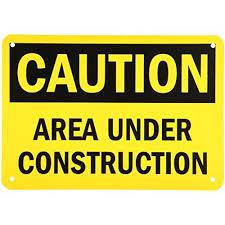
#> input picture Practice/EAST example/img5.jpeg, 225 x 225 px
$ jupyter execute --allow-errors ExampleCaution-Copy1.ipynb
#> lines starting #> are read from the running program, lines starting #| are printed output that depends on the picture
Source From : https://github.com/sanifalimomin/Text-Detection-Using-OpenCV

[cell 1]
from imutils.object_detection import non_max_suppression
import numpy as np
import argparse
import time
import cv2
from skimage import io

[cell 2]
image = cv2.imread("img5.jpeg")
#> image is the input picture: shape (225, 225, 3); mean B, G, R 109.7, 189.9, 197.4

# image height and width should be multiple of 32
imgWidth=320
imgHeight=320

[cell 3]
orig = image.copy()
(H, W) = image.shape[:2]
#> H = 225; W = 225
(newW, newH) = (imgWidth, imgHeight)

rW = W / float(newW)
#> rW = 0.703
rH = H / float(newH)
#> rH = 0.703
image = cv2.resize(image, (newW, newH))
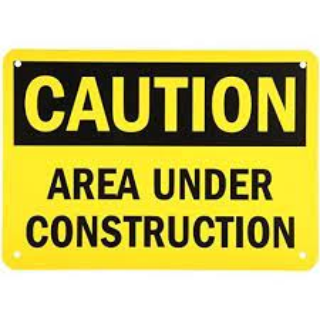
#> image: shape (320, 320, 3); mean B, G, R 109.6, 189.9, 197.3

(H, W) = image.shape[:2]
#> H = 320; W = 320
io.imshow(image)


$ run again, with Practice/EAST example/korean_clear_text_example.jpeg copied over Practice/EAST example/img5.jpeg
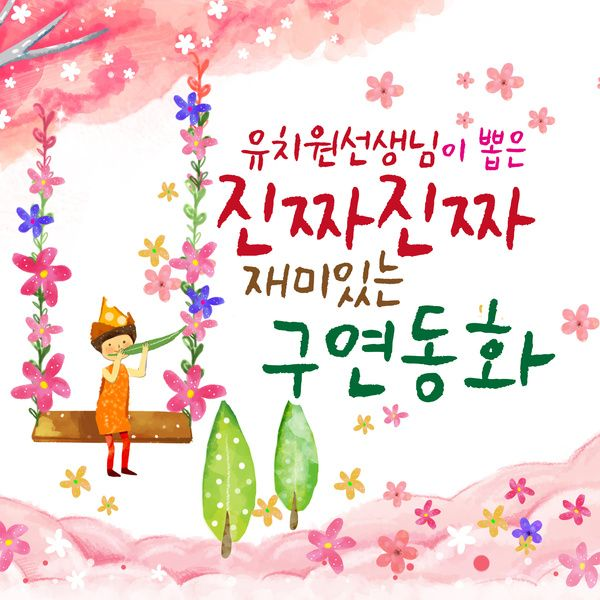
#> input picture Practice/EAST example/korean_clear_text_example.jpeg, 600 x 600 px
#> image is the input picture: shape (600, 600, 3); mean B, G, R 212.6, 216.4, 238.9
#> `image = cv2.resize(image, (newW, newH))`:
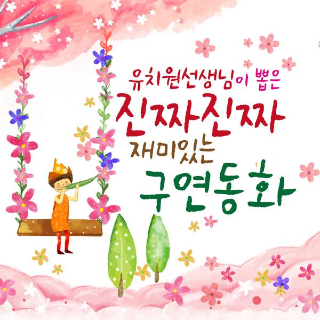
#> image: shape (320, 320, 3); mean B, G, R 212.5, 216.3, 238.8
